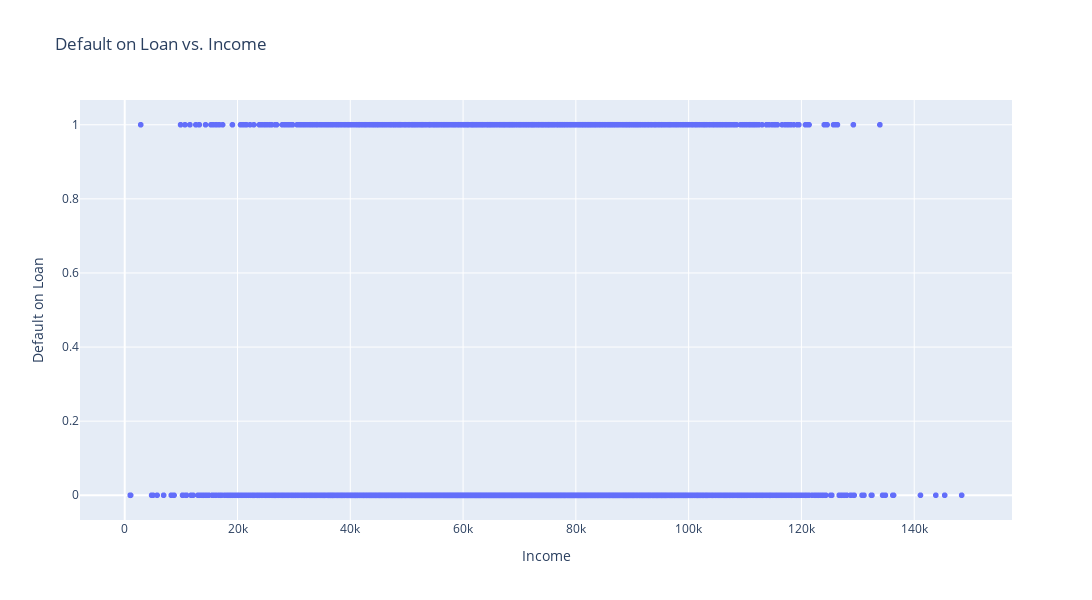

Source (notebook cell):
### Code cell
import plotly.graph_objects as go
import plotly.express as px
fig = px.scatter(df, 
               x='income', 
               y='default',
               title='Default on Loan vs. Income',
               )

fig.update_layout(
    xaxis_title='Income',
    yaxis_title='Default on Loan',
    width=1200,
    height=600
)


fig.update_traces(
    hovertemplate='<b>Income:</b> %{x:.2f}<br>' +
                  '<extra></extra>'
)

fig.show()

### Figure 1 — Plotly figure (JSON) as saved in the notebook; plotly's stock layout.template omitted (floating-point values rounded to 4 significant figures; data arrays with more than 128 entries replaced by an {"elided": "..."} marker saying what was removed)
{"data": [{"hovertemplate": "<b>Income:</b> %{x:.2f}<br><extra></extra>", "legendgroup": "", "marker": {"color": "#636efa", "symbol": "circle"}, "mode": "markers", "name": "", "showlegend": false, "type": "scattergl", "x": {"elided": "10000 float values"}, "xaxis": "x", "y": {"elided": "10000 int values"}, "yaxis": "y"}], "layout": {"height": 600, "legend": {"tracegroupgap": 0}, "title": {"text": "Default on Loan vs. Income"}, "width": 1200, "xaxis": {"anchor": "y", "domain": [0, 1], "title": {"text": "Income"}}, "yaxis": {"anchor": "x", "domain": [0, 1], "title": {"text": "Default on Loan"}}}}
